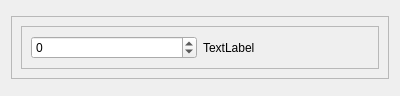
<?xml version="1.0" encoding="UTF-8"?>
<ui version="4.0">
 <class>Form</class>
 <widget class="QWidget" name="Form">
  <property name="geometry">
   <rect>
    <x>0</x>
    <y>0</y>
    <width>400</width>
    <height>96</height>
   </rect>
  </property>
  <property name="windowTitle">
   <string>Form</string>
  </property>
  <layout class="QVBoxLayout" name="verticalLayout">
   <item alignment="Qt::AlignVCenter">
    <widget class="QFrame" name="frame">
     <property name="frameShape">
      <enum>QFrame::StyledPanel</enum>
     </property>
     <property name="frameShadow">
      <enum>QFrame::Raised</enum>
     </property>
     <layout class="QVBoxLayout" name="verticalLayout_2">
      <item alignment="Qt::AlignVCenter">
       <widget class="QFrame" name="frame_3">
        <property name="frameShape">
         <enum>QFrame::StyledPanel</enum>
        </property>
        <property name="frameShadow">
         <enum>QFrame::Raised</enum>
        </property>
        <layout class="QHBoxLayout" name="horizontalLayout">
         <item>
          <widget class="QSpinBox" name="spinBox_2">
           <property name="wrapping">
            <bool>true</bool>
           </property>
           <property name="maximum">
            <number>2</number>
           </property>
          </widget>
         </item>
         <item>
          <widget class="QLabel" name="lab_1">
           <property name="text">
            <string>TextLabel</string>
           </property>
          </widget>
         </item>
        </layout>
       </widget>
      </item>
     </layout>
    </widget>
   </item>
  </layout>
 </widget>
 <resources/>
 <connections/>
</ui>
